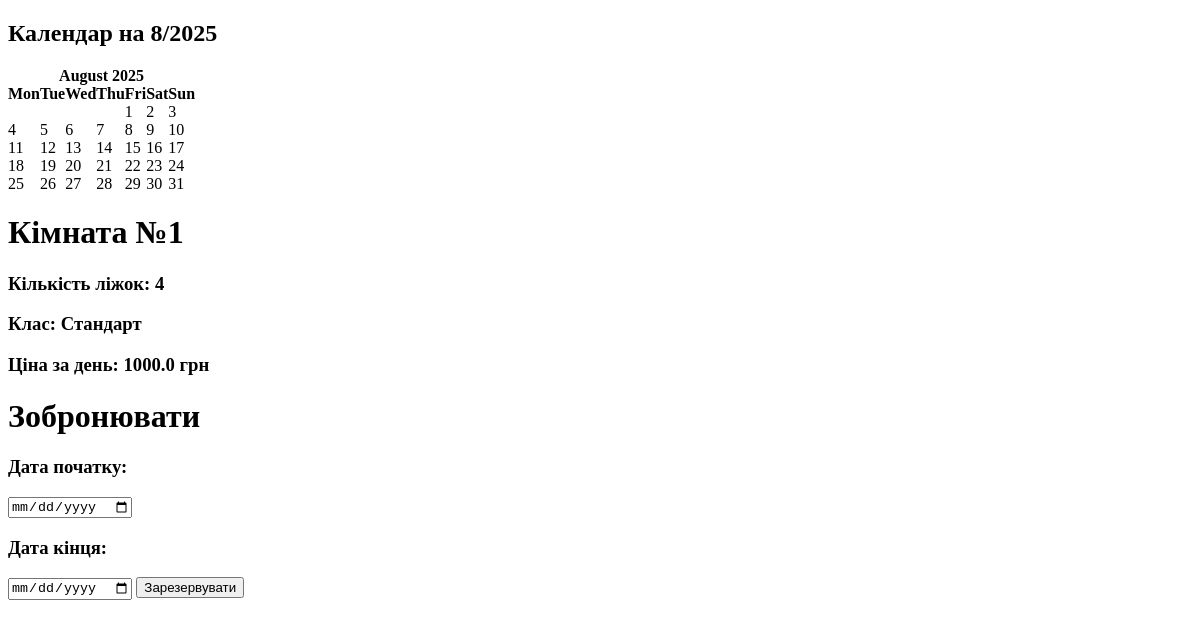
The app's page /1/, older data.
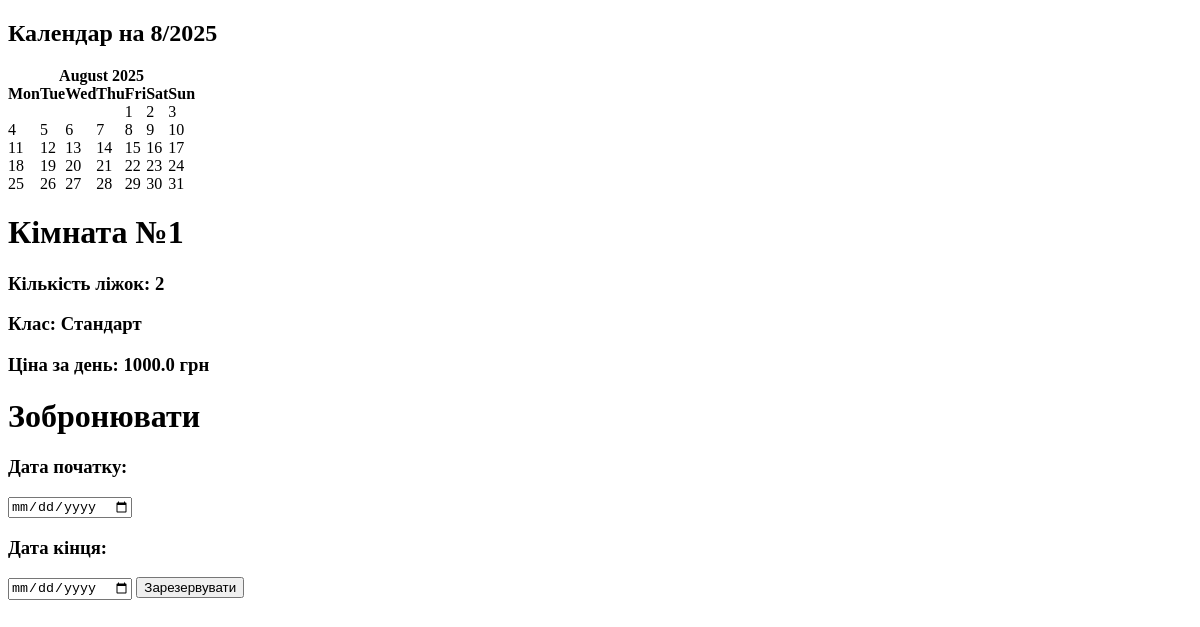
The same page, newer data.
### app/models.py (models this page shows, shortened)
class Room(models.Model):
    num_room = models.IntegerField(unique=True, null=False)
    num_beds = models.IntegerField(null=False)
    room_class = models.CharField(null=False, max_length=20)
    price = models.FloatField(null=False)
    booking_status = models.BooleanField(null=False)

### app/views.py (the view)
# urls.py: path('<int:num_room>/', app_vievs.room_detail, name = 'room_detail'),
def room_detail(request, num_room):
    room = Room.objects.get(num_room=num_room)
    year = datetime.now().year
    month = datetime.now().month
    cal = calendar.HTMLCalendar(calendar.MONDAY)
    calendar_html = cal.formatmonth(year, month)
    context = { "room": room,
                'calendar': calendar_html,
                'month': month,
                'year': year
                }
    return render(
        request,
        template_name = 'app/room_info.html',
        context = context,
    )

### templates/app/room_info.html (shortened to what this page needs)
<!DOCTYPE html>
<html lang="en">
<head>
</head>
<body>
    <h2>Календар на {{ month }}/{{ year }}</h2>
    <div>
        {{ calendar|safe }}
    </div>
    <h1> Кімната №{{ room.num_room }} </h1>
    <h3> Кількість ліжок: {{ room.num_beds }} </h3>
    <h3> Клас: {{ room.room_class }} </h3>
    <h3> Ціна за день: {{ room.price }} грн </h3>
    <h1> Зобронювати </h1>
    <form method="post" action="{% url 'reservation' num_room=room.num_room %}">
            <h3> Дата початку: </h3><input type="date" name="date_start">
            <h3> Дата кінця: </h3><input type="date" name="date_end">
            <button type="submit"> Зарезервувати </button>
    </form>
</body>
</html>

Row changes from the older to the newer data that the page shows:
changed Room "Стандарт": num_beds "4" → "2"
